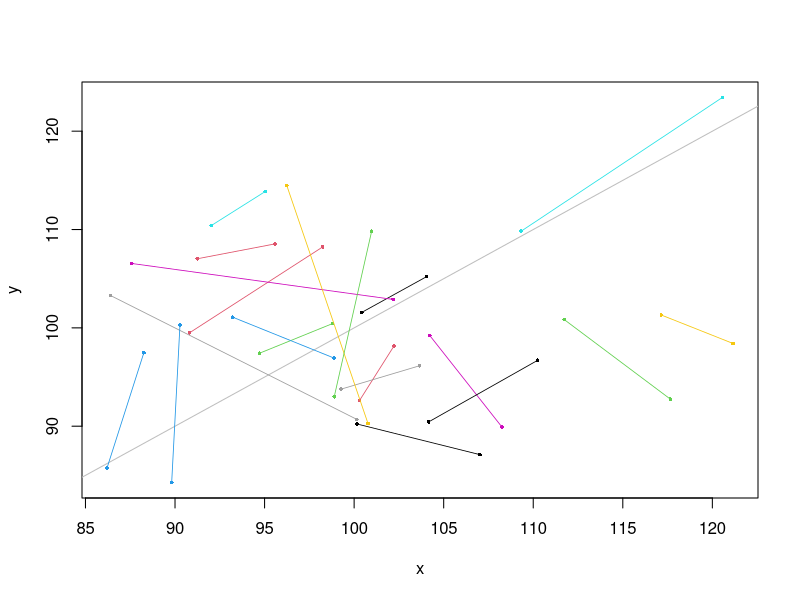

Recreate this plot in R.
###### Simulation Studies

# libraries
library(MASS)

n = 20
bias = 0#10

lambda = 1#1.05
rho = 0#0.83
Psi = diag( 924 * c(1,lambda) )
Psi[1,2] = Psi[2,1] = rho * sqrt(Psi[1,1] * Psi[2,2])

upsilon = 1#2.22
gamma = 0#0.3
Sigma = diag( 37.4 * c(1,upsilon) )
Sigma[1,2] = Sigma[2,1] = gamma * sqrt(Sigma[1,1] * Sigma[2,2])

Z = cbind(rep(c(1,0),2), rep(c(0,1),2))

b = mvrnorm(n, mu = rep(0,2), Sigma = Sigma)
e = c(t(mvrnorm(2*n, mu = rep(0,2), Sigma = Sigma)))
Y = rep(c(100,100+bias),2*n) + c(Z%*% t(b)) + e
dat = data.frame(Y, Subject= rep(seq(n), rep(4,n)),
 Method= rep(c("Standard","New"),2*n), Replication= rep(c(1,1,2,2),n))

x = unlist(subset(dat, subset= Method == "Standard", select = Y))
y = unlist(subset(dat, subset= Method == "New", select = Y))

plot(x,y, pch= 16, cex=0.5, col = rep((1:20), rep(2,20)))
abline(c(0,1), col="grey")
for(i in 1:n) segments(x[2*i -1],y[2*i -1],x[2*i],y[2*i], lwd=0.8, lty=1, col = i)
